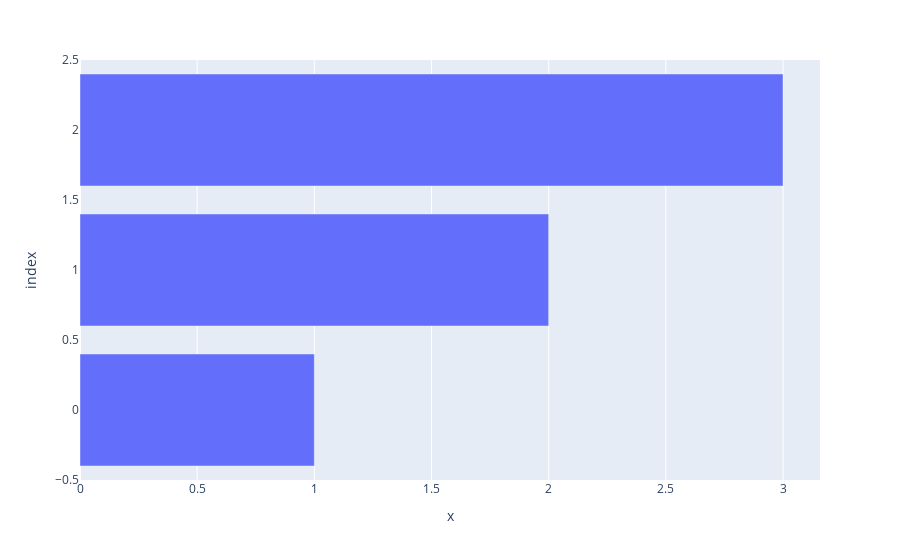

Notebook source saved alongside this figure:
### Code cell
px.bar(y,x)

### Figure 1 — Plotly figure (JSON) as saved in the notebook; plotly's stock layout.template omitted (floating-point values rounded to 4 significant figures)
{"data": [{"alignmentgroup": "True", "hovertemplate": "x=%{x}<br>index=%{y}<extra></extra>", "legendgroup": "", "marker": {"color": "#636efa", "pattern": {"shape": ""}}, "name": "", "offsetgroup": "", "orientation": "h", "showlegend": false, "textposition": "auto", "type": "bar", "x": [1, 2, 3], "xaxis": "x", "y": [0, 1, 2], "yaxis": "y"}], "layout": {"autosize": true, "barmode": "relative", "legend": {"tracegroupgap": 0}, "margin": {"t": 60}, "xaxis": {"anchor": "y", "autorange": true, "domain": [0, 1], "range": [0, 3.158], "showspikes": false, "title": {"text": "x"}, "type": "linear"}, "yaxis": {"anchor": "x", "autorange": true, "domain": [0, 1], "range": [-0.5, 2.5], "showspikes": false, "title": {"text": "index"}, "type": "linear"}}}
